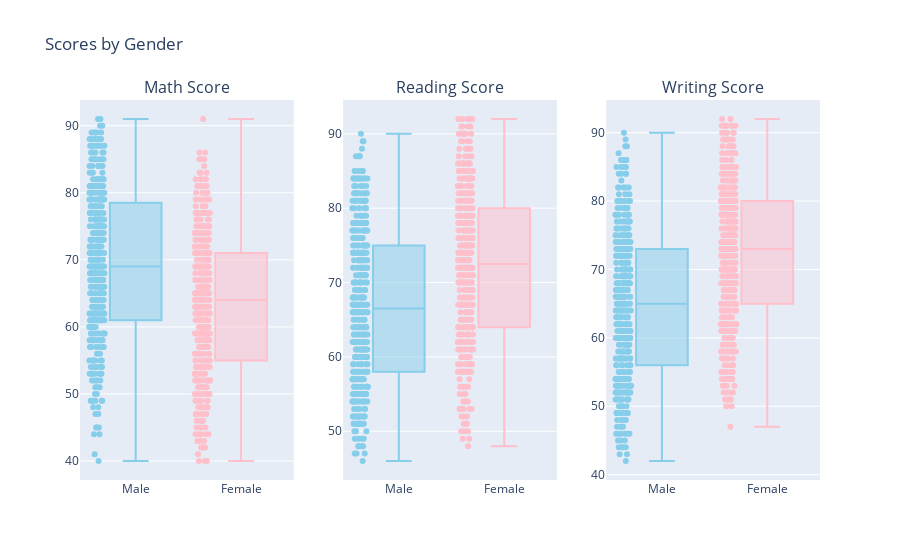

This figure's notebook cell:
### Code cell
#plot boxplot for three scores for male and female

male_scores = data[data['gender'] == 'male']
female_scores = data[data['gender'] == 'female']

fig = make_subplots(rows=1, cols=3, subplot_titles=("Math Score", "Reading Score", "Writing Score"))

fig.add_trace(go.Box(y=male_scores['math score'], name='Male', boxpoints='all', marker_color='skyblue'), row=1, col=1)
fig.add_trace(go.Box(y=male_scores['reading score'], name='Male', boxpoints='all', marker_color='skyblue'), row=1, col=2)
fig.add_trace(go.Box(y=male_scores['writing score'], name='Male', boxpoints='all', marker_color='skyblue'), row=1, col=3)

fig.add_trace(go.Box(y=female_scores['math score'], name='Female', boxpoints='all', marker_color='pink'), row=1, col=1)
fig.add_trace(go.Box(y=female_scores['reading score'], name='Female', boxpoints='all', marker_color='pink'), row=1, col=2)
fig.add_trace(go.Box(y=female_scores['writing score'], name='Female', boxpoints='all', marker_color='pink'), row=1, col=3)

# Update the layout
fig.update_layout(title="Scores by Gender", showlegend=False)

# Show the plot
fig.show()

### Figure 1 — Plotly figure (JSON) as saved in the notebook; plotly's stock layout.template omitted (floating-point values rounded to 4 significant figures; data arrays with more than 128 entries replaced by an {"elided": "..."} marker saying what was removed)
{"data": [{"boxpoints": "all", "marker": {"color": "skyblue"}, "name": "Male", "y": {"elided": "396 int values"}, "type": "box", "xaxis": "x", "yaxis": "y"}, {"boxpoints": "all", "marker": {"color": "skyblue"}, "name": "Male", "y": {"elided": "396 int values"}, "type": "box", "xaxis": "x2", "yaxis": "y2"}, {"boxpoints": "all", "marker": {"color": "skyblue"}, "name": "Male", "y": {"elided": "396 int values"}, "type": "box", "xaxis": "x3", "yaxis": "y3"}, {"boxpoints": "all", "marker": {"color": "pink"}, "name": "Female", "y": {"elided": "422 int values"}, "type": "box", "xaxis": "x", "yaxis": "y"}, {"boxpoints": "all", "marker": {"color": "pink"}, "name": "Female", "y": {"elided": "422 int values"}, "type": "box", "xaxis": "x2", "yaxis": "y2"}, {"boxpoints": "all", "marker": {"color": "pink"}, "name": "Female", "y": {"elided": "422 int values"}, "type": "box", "xaxis": "x3", "yaxis": "y3"}], "layout": {"xaxis": {"anchor": "y", "domain": [0.0, 0.2889]}, "yaxis": {"anchor": "x", "domain": [0.0, 1.0]}, "xaxis2": {"anchor": "y2", "domain": [0.3556, 0.6444]}, "yaxis2": {"anchor": "x2", "domain": [0.0, 1.0]}, "xaxis3": {"anchor": "y3", "domain": [0.7111, 1.0]}, "yaxis3": {"anchor": "x3", "domain": [0.0, 1.0]}, "annotations": [{"font": {"size": 16}, "showarrow": false, "text": "Math Score", "x": 0.1444, "xanchor": "center", "xref": "paper", "y": 1.0, "yanchor": "bottom", "yref": "paper"}, {"font": {"size": 16}, "showarrow": false, "text": "Reading Score", "x": 0.5, "xanchor": "center", "xref": "paper", "y": 1.0, "yanchor": "bottom", "yref": "paper"}, {"font": {"size": 16}, "showarrow": false, "text": "Writing Score", "x": 0.8556, "xanchor": "center", "xref": "paper", "y": 1.0, "yanchor": "bottom", "yref": "paper"}], "title": {"text": "Scores by Gender"}, "showlegend": false}}
